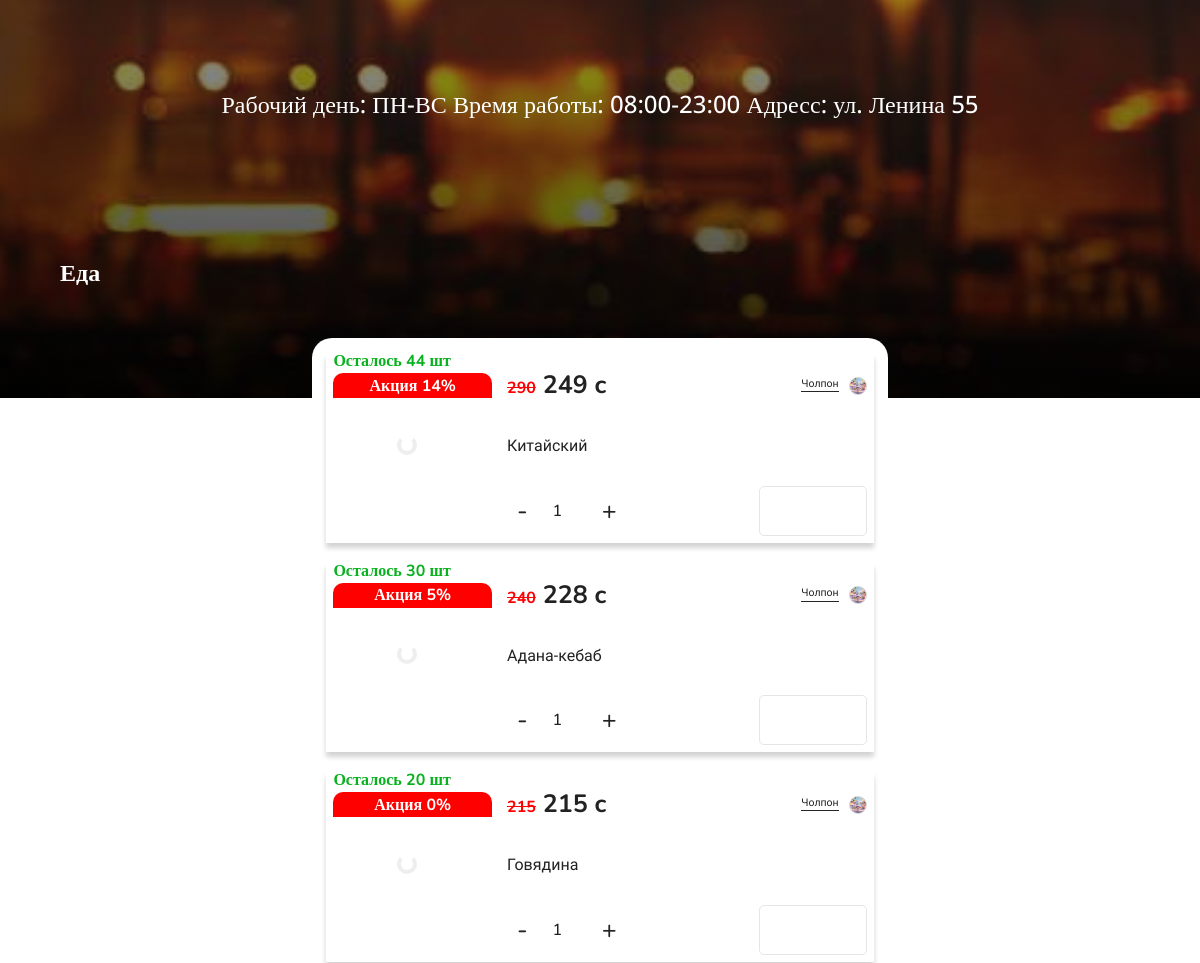
Before: /account/2/ (middle part) with the older database file.
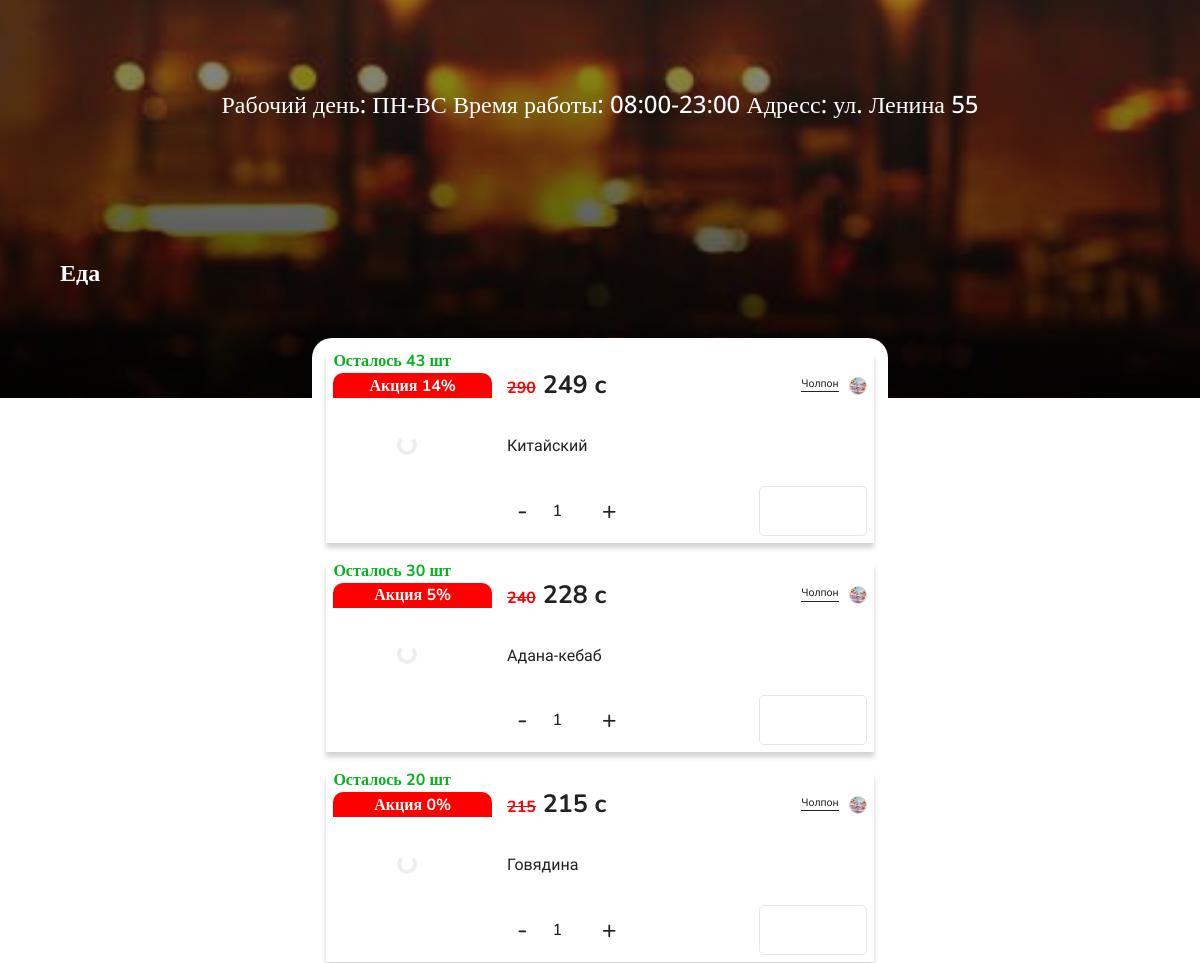
After: the same page with the newer database file.
### basis/models.py (models this page shows, shortened)
class Food_menu(models.Model):
    STATUS_FOOD = [
        ('True', 'В наличии'),
        ('False', 'Отсутствует'),
    ]
    name = models.TextField(max_length=50)
    description = models.TextField(max_length=800)
    price = models.DecimalField(max_digits=10, decimal_places=0, default='10')
    discount_percent = models.PositiveIntegerField(default=0)  # 0–100
    discount_active = models.BooleanField(default=False)
    category = models.ForeignKey(
        FoodCategory,
        on_delete=models.SET_NULL,
        null=True,
        blank=True,
        related_name='foods'
    )
    food_status = models.CharField(max_length=20, choices=STATUS_FOOD, default='True')
    adscreenimg = models.ImageField(upload_to=ad_screen_img_path)
    imageOne = models.ImageField(upload_to=food_image_one_path)
    date_add = models.DateField(blank=True, null=True)
    user = models.ForeignKey(settings.AUTH_USER_MODEL, on_delete=models.CASCADE)
    quantity = models.PositiveIntegerField(default=0)
    click_order = models.PositiveIntegerField(default=0)
    @property
    def final_price(self):
        if self.discount_active and self.discount_percent > 0:
            discount = (self.price * Decimal(self.discount_percent)) / Decimal(100)
            final = self.price - discount
            return final.quantize(Decimal('1'), rounding=ROUND_HALF_UP)
        return self.price

### account/models.py (models this page shows, shortened)
class CustomUser(AbstractUser):
    city = models.CharField(
        max_length=50,
        choices=CITY,
        default="Неизвестно"
    )
    USER_TYPES = [
        ('ordinary_user', 'Обычный пользователь'),
        ('food_user', 'Пользователь еда'),
        ('shop_user', 'Пользователь магазин'),
        ('taxi_user', 'Водитель такси'),
        ('courier_user', 'Водитель курьер'),
        ('taxi_company_user', 'Владелец таксопарк'),
    ]
    user_type = models.CharField(max_length=20, choices=USER_TYPES, default='ordinary_user')
    user_name = models.CharField(max_length=25, blank=True, null=True)
    user_description = models.CharField(max_length=500, default=description_txt, blank=True, null=True)
    user_phone_number = models.DecimalField(max_digits=9, decimal_places=0, blank=True, null=True)
    user_phone_number2 = models.DecimalField(max_digits=9, decimal_places=0, blank=True, null=True)
    user_mbank_qr = models.ImageField(upload_to=user_mbank_qr_path, blank=True, null=True)
    user_rsk_qr = models.ImageField(upload_to=user_rsk_qr_path, blank=True, null=True)
    user_mbank_link = models.CharField(max_length=500, blank=True, null=True)
    user_obank_link = models.CharField(max_length=500, blank=True, null=True)
    user_rsk_link = models.CharField(max_length=500, blank=True, null=True)
    user_abank_link = models.CharField(max_length=500, blank=True, null=True)
    user_raiting = models.DecimalField(max_digits=3, decimal_places=1, blank=True, null=True)
    balance = models.DecimalField(max_digits=15, decimal_places=2, blank=True, null=True)
    CATEGORY_OF_EDUCATION = [
        ('', ''),
        ('Food', 'Еда'),
        ('Vegetables', 'Овощи'),
        ('Shop', 'Магазин'),
    ]
    category_of_education = models.CharField(max_length=20, choices=CATEGORY_OF_EDUCATION, default='', blank=True, null=True)
    SUB_CATEGORY_OF_EDUCATION = [
        ('', ''),
        ('Grocery', 'Продуктовый'),
        ('Vegetables', 'Электроника'),
        ('Clothes', 'Одежды'),
        ('Office', 'Канцелярия'),
    ]
    sub_category_of_education = models.CharField(max_length=20, choices=SUB_CATEGORY_OF_EDUCATION, blank=True, null=True, default='')
    USER_STATUS = [
        ('', ''),
        ('Online', 'Онлайн'),
        ('Offline', 'Оффлайн'),
    ]
    user_status = models.CharField(max_length=20, choices=USER_STATUS, default='', blank=True, null=True)
    user_logo = models.ImageField(upload_to=user_logo_path, blank=True, null=True)
    user_logo_mini = models.ImageField(upload_to=user_logo_mini_path, blank=True, null=True)
    USER_BLOCKED = [
        ('', ''),
        ('Yes', 'Да'),
        ('No', 'Нет'),
    ]
    user_blocked = models.CharField(max_length=20, choices=USER_BLOCKED, default='No')
    groups = models.ManyToManyField(
        Group,
        verbose_name='groups',
        blank=True,
        related_name='custom_user_set',  # Пример названия, которое можно выбрать
        related_query_name='user',
    )
    user_permissions = models.ManyToManyField(
        Permission,
        verbose_name='user permissions',
        blank=True,
        related_name='custom_user_set',  # Пример названия, которое можно выбрать
        related_query_name='user',
    )

### account/views.py (the view)
# urls.py: path('account/<int:user_id>/', account_menu, name='account_menu'),
def account_menu(request, user_id):
    user = get_object_or_404(CustomUser, pk=user_id)
    categories = FoodCategory.objects.filter(user=user)
    today = datetime.date.today()
    cache_key = f"foods_shuffle_{user_id}_{today}"
    food_items = cache.get(cache_key)
    if not food_items:
        discounted = list(Food_menu.objects.filter(user=user, discount_active=True))
        non_discounted = list(Food_menu.objects.filter(user=user, discount_active=False))
        discounted.sort(key=lambda x: x.click_order, reverse=True)
        non_discounted.sort(key=lambda x: x.click_order, reverse=True)
        food_items = discounted + non_discounted
        cache.set(cache_key, food_items, 60 * 60 * 24)
    return render(request, 'account/account_menu.html', {
        'user': user,
        'food_items': food_items,
        'categories': categories
    })

### templates/account/account_menu.html (shortened to what this page needs)
{% extends 'basis/basis.html' %}
{% load humanize %}
{% block linkcss %}
<link rel="stylesheet" href="/static/css/account_menu.css">
{% endblock %}
{% block main %}
<div class="profile-parallax">
    {% if user.category_of_education == 'Food' %}
    <h2 class="user__category">Еда</h2>
    {% endif %}
    <h3 class="user__info">
        {{ user.user_description|linebreaksbr }}
    </h3>
    <img src="{{ user.user_logo.url }}" class="profile-img" alt="">
    <div class="background">
    </div>
</div>
<div class="user-products">
    {% for food in food_items %}
    {% if food.food_status == 'True' %}
    <div class="food" id="{{ food.id }}" data-category="{{ food.category.id }}">
        {% else %}
        <div class="food noactive" id="{{ food.id }}" data-category="{{ food.category.id }}">
        {% endif %}
            {% if food.quantity == 0 %}
            <p class="food_quantity">Нет в наличии</p>
            {% else %}
            <p class="food_quantity">Осталось {{ food.quantity }} шт</p>
            {% endif %}
            <div class="img-container">
                <img data-src="{{ food.adscreenimg.url }}" src="/static/icons/10px.png" alt="{{ food.name }}">
                {% if food.discount_active  %}
                <div class="sale_animation">
                    <p>Акция {{ food.discount_percent }}%</p>
                </div>
                {% endif %}
            </div>
            <div class="descrition-container">
                <div class="price-container">
                    {% if food.discount_active  %}
                    <p class="price__view"><span>{{ food.price|intcomma }}</span> {{ food.final_price|intcomma }} c</p>
                    {% else %}
                    <p class="price__view">{{ food.final_price|intcomma }} c</p>
                    {% endif %}
                    <div class="user">
                        <a class="user-name" href="/account/{{ food.user.id }}/">{{ food.user.user_name }}</a>
                        <img src="{{ food.user.user_logo_mini.url }}" alt="" class="user-avatar">
                    </div>
                </div>
                <p class="food_name">{{ food.name }}</p>
                <div class="coll-food">
                    <button class="minus">-</button>
                    <input type="number" class="coll input-disabled" value="1"><span>штук</span>
                    <button class="plus">+</button>
                    {% if food.food_status == 'True' %}
                    <button class="button box" data-food-id="{{ food.id }}"></button>
                    {% else %}
                    <p class="none">Отсутствует</p>
                    {% endif %}
                </div>
            </div>
        </div>
        {% endfor %}
    </div>
    {% endblock %}

Changed rows visible on the page:
changed Food_menu "Китайский": quantity "44" → "43"
